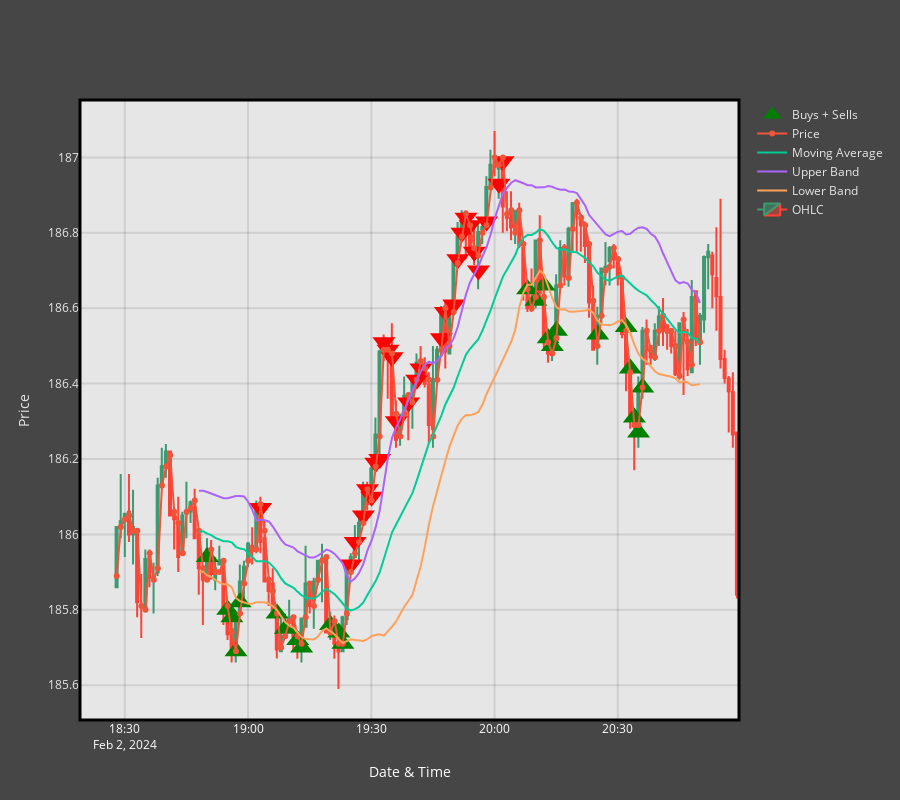

Source (notebook cell):
### Markdown cell above
### **_Plotting And Examining Results_**

### Code cell
AAPL_fig2 = AAPL_Bot.Plotting(interval="1m")

### Figure 1 — Plotly figure (JSON) as saved in the notebook; plotly's stock layout.template omitted (floating-point values rounded to 4 significant figures; data arrays with more than 128 entries replaced by an {"elided": "..."} marker saying what was removed)
{"data": [{"marker": {"color": ["green", "green", "green", "green", "green", "red", "green", "green", "green", "green", "green", "green", "green", "red", "red", "red", "red", "red", "red", "red", "red", "red", "red", "red", "red", "red", "red", "red", "red", "red", "red", "red", "red", "red", "red", "red", "red", "red", "red", "green", "green", "green", "green", "green", "green", "green", "green", "green", "green", "green", "green"], "size": 20, "symbol": ["triangle-up", "triangle-up", "triangle-up", "triangle-up", "triangle-up", "triangle-down", "triangle-up", "triangle-up", "triangle-up", "triangle-up", "triangle-up", "triangle-up", "triangle-up", "triangle-down", "triangle-down", "triangle-down", "triangle-down", "triangle-down", "triangle-down", "triangle-down", "triangle-down", "triangle-down", "triangle-down", "triangle-down", "triangle-down", "triangle-down", "triangle-down", "triangle-down", "triangle-down", "triangle-down", "triangle-down", "triangle-down", "triangle-down", "triangle-down", "triangle-down", "triangle-down", "triangle-down", "triangle-down", "triangle-down", "triangle-up", "triangle-up", "triangle-up", "triangle-up", "triangle-up", "triangle-up", "triangle-up", "triangle-up", "triangle-up", "triangle-up", "triangle-up", "triangle-up"]}, "mode": "markers", "name": "Buys + Sells", "type": "scatter", "x": ["2024-02-02T18:50:03.886708+00:00", "2024-02-02T18:55:03.239855+00:00", "2024-02-02T18:56:03.221877+00:00", "2024-02-02T18:57:03.890729+00:00", "2024-02-02T18:58:03.777477+00:00", "2024-02-02T19:03:03.159548+00:00", "2024-02-02T19:07:03.759161+00:00", "2024-02-02T19:09:04.772204+00:00", "2024-02-02T19:12:04.420090+00:00", "2024-02-02T19:13:03.030676+00:00", "2024-02-02T19:20:03.568229+00:00", "2024-02-02T19:22:04.753657+00:00", "2024-02-02T19:23:04.130121+00:00", "2024-02-02T19:25:03.223332+00:00", "2024-02-02T19:26:04.113937+00:00", "2024-02-02T19:28:04.542109+00:00", "2024-02-02T19:29:04.218795+00:00", "2024-02-02T19:30:05.003800+00:00", "2024-02-02T19:31:05.133406+00:00", "2024-02-02T19:32:03.069163+00:00", "2024-02-02T19:33:04.186185+00:00", "2024-02-02T19:34:03.787729+00:00", "2024-02-02T19:35:04.091741+00:00", "2024-02-02T19:36:05.080495+00:00", "2024-02-02T19:39:04.167497+00:00", "2024-02-02T19:41:03.685456+00:00", "2024-02-02T19:42:04.501983+00:00", "2024-02-02T19:47:04.268554+00:00", "2024-02-02T19:48:02.994028+00:00", "2024-02-02T19:50:04.461826+00:00", "2024-02-02T19:51:02.955714+00:00", "2024-02-02T19:52:03.566287+00:00", "2024-02-02T19:53:02.855005+00:00", "2024-02-02T19:54:03.372835+00:00", "2024-02-02T19:55:03.944899+00:00", "2024-02-02T19:56:04.546129+00:00", "2024-02-02T19:58:04.806412+00:00", "2024-02-02T20:01:03.228542+00:00", "2024-02-02T20:02:03.368240+00:00", "2024-02-02T20:08:02.894232+00:00", "2024-02-02T20:10:02.596781+00:00", "2024-02-02T20:12:03.246905+00:00", "2024-02-02T20:13:03.756349+00:00", "2024-02-02T20:14:04.324398+00:00", "2024-02-02T20:15:04.336453+00:00", "2024-02-02T20:25:05.480904+00:00", "2024-02-02T20:32:03.148970+00:00", "2024-02-02T20:33:03.255491+00:00", "2024-02-02T20:34:02.847730+00:00", "2024-02-02T20:35:03.662528+00:00", "2024-02-02T20:36:03.063762+00:00"], "y": [185.9, 185.8, 185.8, 185.7, 185.8, 186.1, 185.8, 185.8, 185.7, 185.7, 185.8, 185.7, 185.7, 185.9, 186.0, 186.1, 186.1, 186.1, 186.2, 186.2, 186.5, 186.5, 186.5, 186.3, 186.3, 186.4, 186.4, 186.5, 186.6, 186.6, 186.7, 186.8, 186.8, 186.8, 186.8, 186.7, 186.8, 186.9, 187.0, 186.7, 186.6, 186.7, 186.5, 186.5, 186.5, 186.5, 186.6, 186.4, 186.3, 186.3, 186.4]}, {"mode": "lines+markers", "name": "Price", "type": "scatter", "x": {"elided": "143 str values"}, "y": {"elided": "143 float values"}}, {"mode": "lines", "name": "Moving Average", "type": "scatter", "x": {"elided": "143 str values"}, "y": {"elided": "143 float values"}}, {"mode": "lines", "name": "Upper Band", "type": "scatter", "x": {"elided": "143 str values"}, "y": {"elided": "143 float values"}}, {"mode": "lines", "name": "Lower Band", "type": "scatter", "x": {"elided": "143 str values"}, "y": {"elided": "143 float values"}}, {"close": {"elided": "152 float values"}, "high": {"elided": "152 float values"}, "low": {"elided": "152 float values"}, "name": "OHLC", "open": {"elided": "152 float values"}, "type": "candlestick", "x": {"elided": "152 str values"}}], "layout": {"height": 800, "legend": {"font": {"color": "rgba(230,230,230,1)"}}, "paper_bgcolor": "rgba(70,70,70,1)", "plot_bgcolor": "rgba(230,230,230,1)", "shapes": [{"line": {"color": "black", "width": 3}, "type": "rect", "x0": 0, "x1": 1, "xref": "paper", "y0": 0, "y1": 1, "yref": "paper"}], "xaxis": {"gridcolor": "rgba(0,0,0,0.1)", "gridwidth": 2, "rangeslider": {"visible": false}, "tickfont": {"color": "white"}, "title": {"font": {"color": "white"}, "text": "Date & Time"}}, "yaxis": {"gridcolor": "rgba(0,0,0,0.1)", "gridwidth": 2, "tickfont": {"color": "rgba(230,230,230,1)"}, "title": {"font": {"color": "rgba(230,230,230,1)"}, "text": "Price"}}}}
